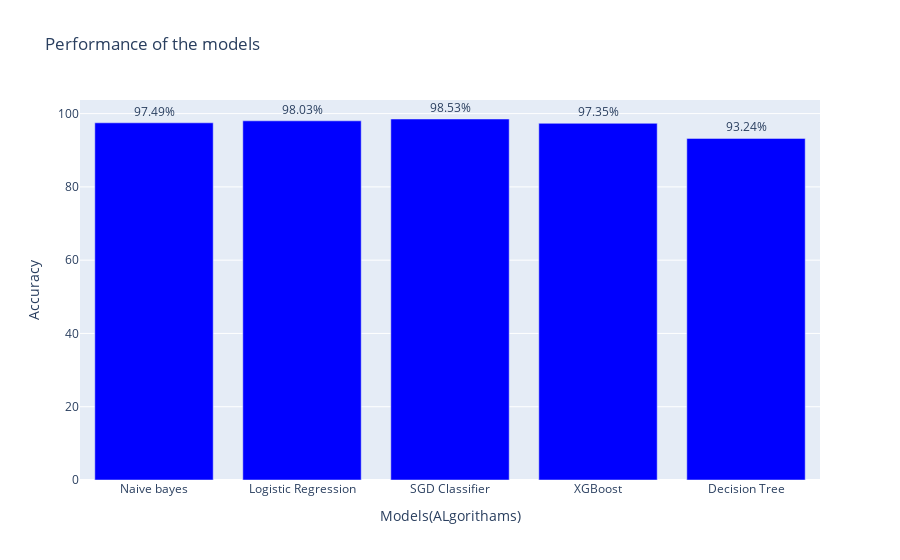

This figure's notebook cell:
### Code cell
models = ['Naive bayes', 'Logistic Regression', 'SGD Classifier', 'XGBoost', 'Decision Tree']
accuracies = [97.49, 98.03, 98.53, 97.35, 93.24]

# Create the bar chart
fig = px.bar(x=models, y=accuracies, labels={'x': 'Models(ALgorithams)', 'y': 'Accuracy'},
             title="Performance of the models", text=accuracies)

# Customize the layout (optional)
fig.update_traces(texttemplate='%{text:.2f}%', textposition='outside', marker_color='blue')

# Show the plot
fig.show()

### Figure 1 — Plotly figure (JSON) as saved in the notebook; plotly's stock layout.template omitted (floating-point values rounded to 4 significant figures)
{"data": [{"alignmentgroup": "True", "hovertemplate": "Models(ALgorithams)=%{x}<br>Accuracy=%{y}<br>text=%{text}<extra></extra>", "legendgroup": "", "marker": {"color": "blue", "pattern": {"shape": ""}}, "name": "", "offsetgroup": "", "orientation": "v", "showlegend": false, "text": [97.49, 98.03, 98.53, 97.35, 93.24], "textposition": "outside", "texttemplate": "%{text:.2f}%", "type": "bar", "x": ["Naive bayes", "Logistic Regression", "SGD Classifier", "XGBoost", "Decision Tree"], "xaxis": "x", "y": [97.49, 98.03, 98.53, 97.35, 93.24], "yaxis": "y"}], "layout": {"barmode": "relative", "legend": {"tracegroupgap": 0}, "title": {"text": "Performance of the models"}, "xaxis": {"anchor": "y", "domain": [0, 1], "title": {"text": "Models(ALgorithams)"}}, "yaxis": {"anchor": "x", "domain": [0, 1], "title": {"text": "Accuracy"}}}}
